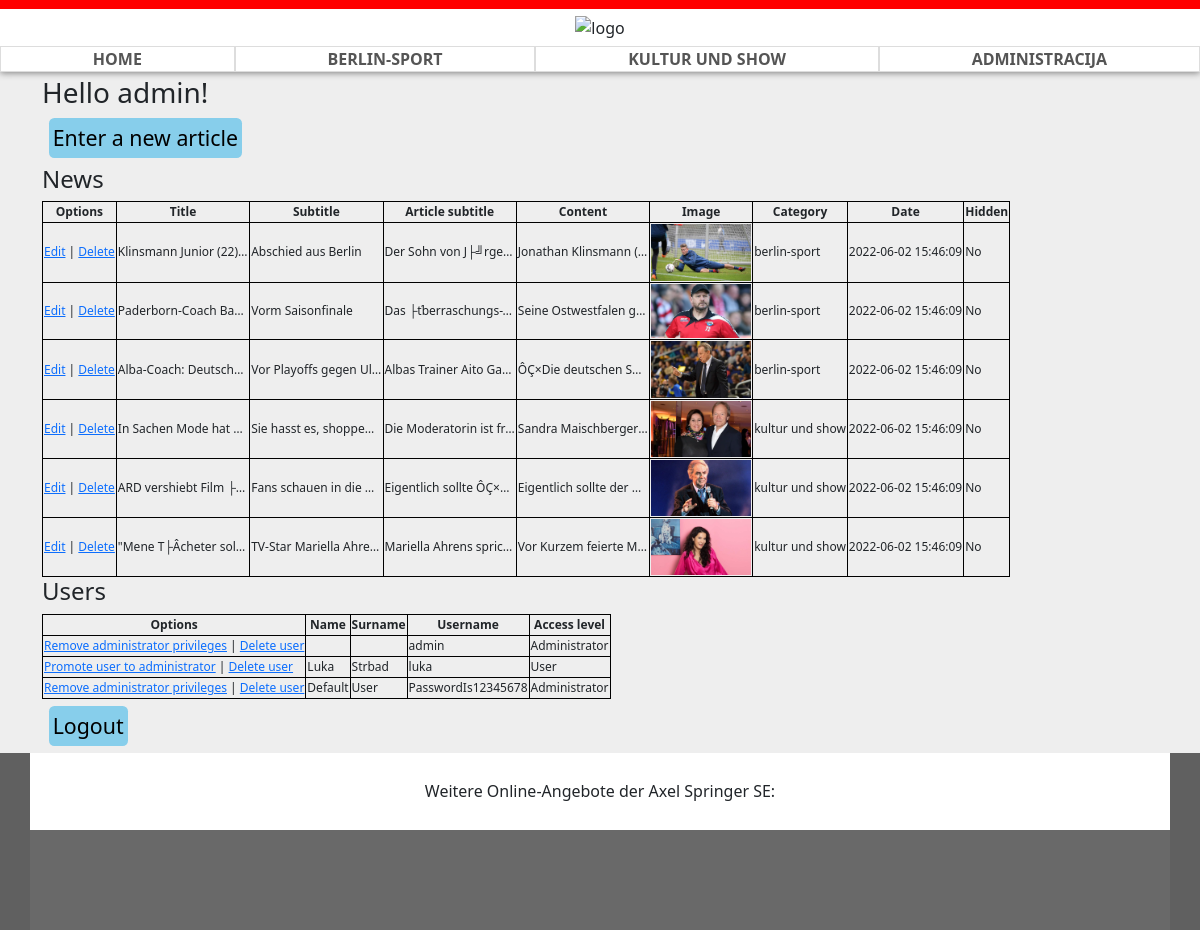
The page /administracija.php (signed in) on the database as committed earlier.
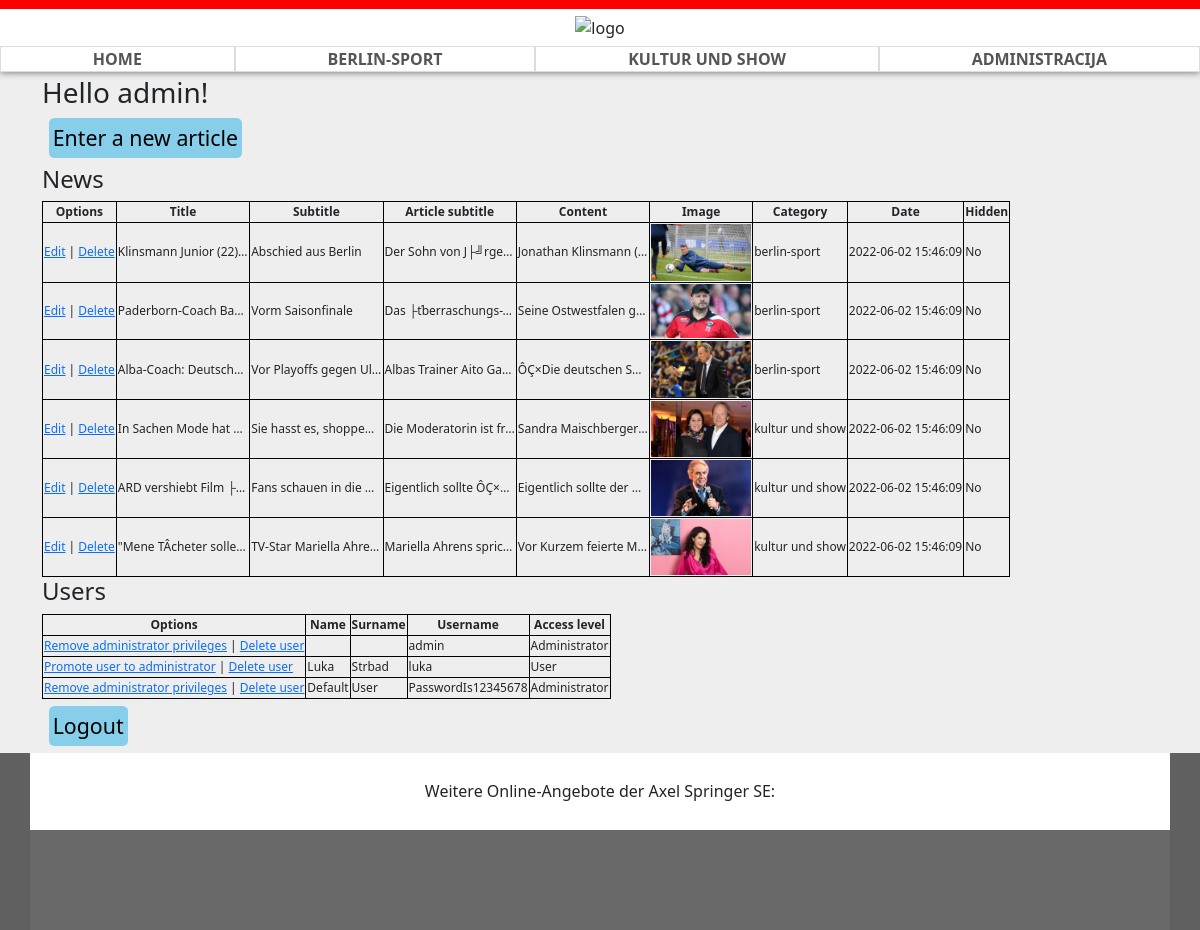
The same page on the database as committed later.
### tables this page shows
CREATE TABLE `news` (
  `id` int(11) NOT NULL,
  `subtitle` varchar(255) NOT NULL,
  `title` varchar(255) NOT NULL,
  `content` mediumtext NOT NULL,
  `article_subtitle` text NOT NULL,
  `img` varchar(255) NOT NULL,
  `category_id` int(11) NOT NULL,
  `hidden` tinyint(1) NOT NULL,
  `creation_date` timestamp NOT NULL DEFAULT current_timestamp()
);

CREATE TABLE `category` (
  `id` int(11) NOT NULL,
  `name` varchar(255) NOT NULL
);

### administracija.php (the view, shortened to what this page needs)
<!DOCTYPE html>
<html lang="de">
<head>
    <link href="https://cdn.jsdelivr.net/npm/bootstrap@5.2.0-beta1/dist/css/bootstrap.min.css" rel="stylesheet">
    <link rel="stylesheet" href="style/shared.css">
    <link rel="stylesheet" href="style/administracija.css">
</head>
<body>
    <?php
    include_once "header.php";
    ?>
    <div class="container">
        <?php
        if (isset($_SESSION["username"]) && isset($_SESSION["access_level"])) {
            if ($_SESSION["access_level"] == 1) {
                echo "<h3>Hello " . $_SESSION["username"] . "! You're not an administrator</h3>";
            } else if ($_SESSION["access_level"] == 0) {
                echo "<h3>Hello " . $_SESSION["username"] . "!</h3>";
                echo '<a href="unos.php" class="button">Enter a new article</a>';
                $query = "SELECT news.*, category.name AS categoryName FROM news INNER JOIN category ON news.category_id = category.id;";
                $result = $dbc->query($query);
                echo "<h4>News</h4>";
                echo "<table id='news'>";
                echo "<tr>";
                echo "<th>Options</th>";
                echo "<th>Title</th>";
                echo "<th>Subtitle</th>";
                echo "<th>Article subtitle</th>";
                echo "<th>Content</th>";
                echo "<th>Image</th>";
                echo "<th>Category</th>";
                echo "<th>Date</th>";
                echo "<th>Hidden</th>";
                echo "</tr>";
                while ($row = $result->fetch_assoc()) {
                    echo "<tr>";
                    echo "<td><a href='unos.php?id=" . $row["id"] . "'>Edit</a> | <a href='' onclick='deleteArticle(" . $row["id"] . ")'>Delete</a></td>";
                    echo "<td>" . $row["title"] . "</td>";
                    echo "<td>" . $row["subtitle"] . "</td>";
                    echo "<td>" . $row["article_subtitle"] . "</td>";
                    echo "<td>" . $row["content"] . "</td>";
                    echo "<td><img src='img/" . $row["img"] . "' alt='" . $row["title"] . "'></td>";
                    echo "<td>" . $row["categoryName"] . "</td>";
                    echo "<td>" . $row["creation_date"] . "</td>";
                    echo "<td>" . ($row["hidden"] ? "Yes" : "No") . "</td>";
                    echo "</tr>";
                }
                echo "</table>";
                echo "<h4>Users</h4>";
                echo "<table id='users'>";
                echo "<tr>";
                echo "<th>Options</th>";
                echo "<th>Name</th>";
                echo "<th>Surname</th>";
                echo "<th>Username</th>";
                echo "<th>Access level</th>";
                echo "</tr>";
                $query = "SELECT * FROM users;";
                $result = $dbc->query($query);
                while ($row = $result->fetch_assoc()) {
                    echo "<tr>";
                    $question = $row["access_level"] == 0 ? "Remove administrator privileges" : "Promote user to administrator";
                    echo "<td><a href='' onclick='changeLevel(" . $row["id"] . ")'>$question</a> | <a href='' onclick='deleteUser(" . $row["id"] . ")'>Delete user</a></td>";
                    echo "<td>" . $row["name"] . "</td>";
                    echo "<td>" . $row["surname"] . "</td>";
                    echo "<td>" . $row["username"] . "</td>";
                    echo "<td>" . ($row["access_level"] == 0 ? "Administrator" : "User") . "</td>";
                    echo "</tr>";
                }
                echo "</table>";
            }
            echo '<a href="logout.php" class="button">Logout</a>';
        } else {
            echo "<h3>You're not supposed to be here!</h3>";
        }
        ?>
    </div>
</body>
</html>

Rows that differ between the two databases and show on the page:
changed news "TV-Star Mariella Ahre…": title "\"Mene T├Âcheter sol…" → "\"Mene TÂcheter solle…"
